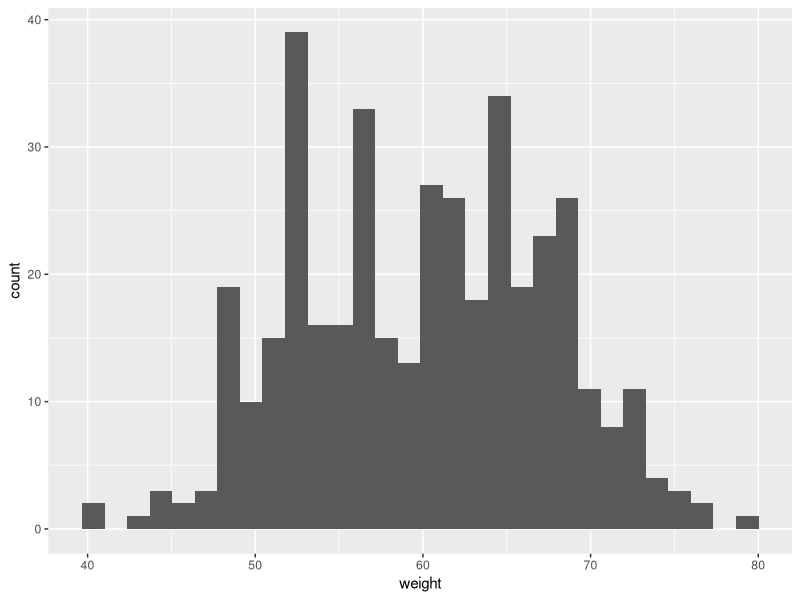
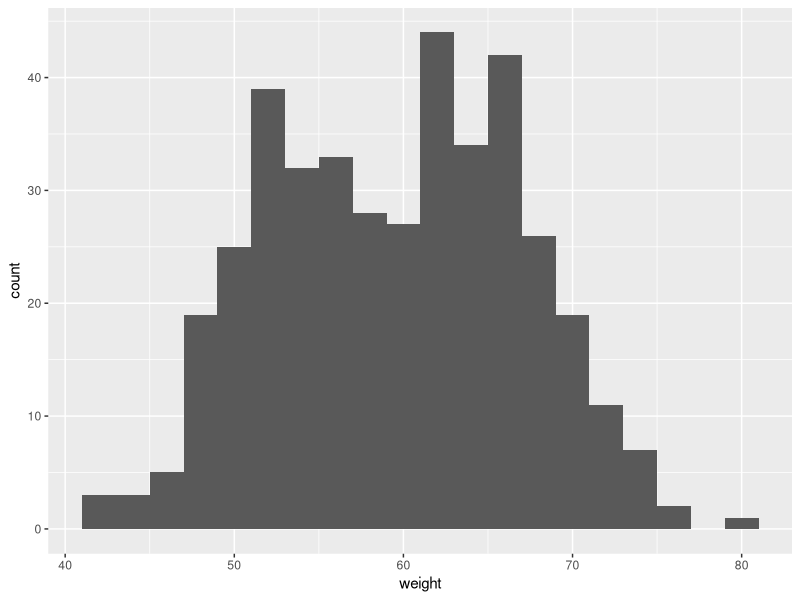
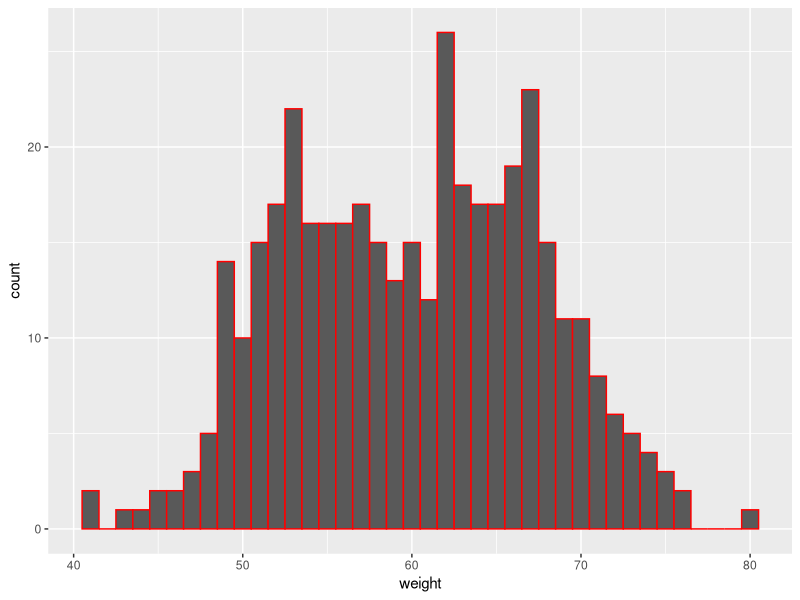
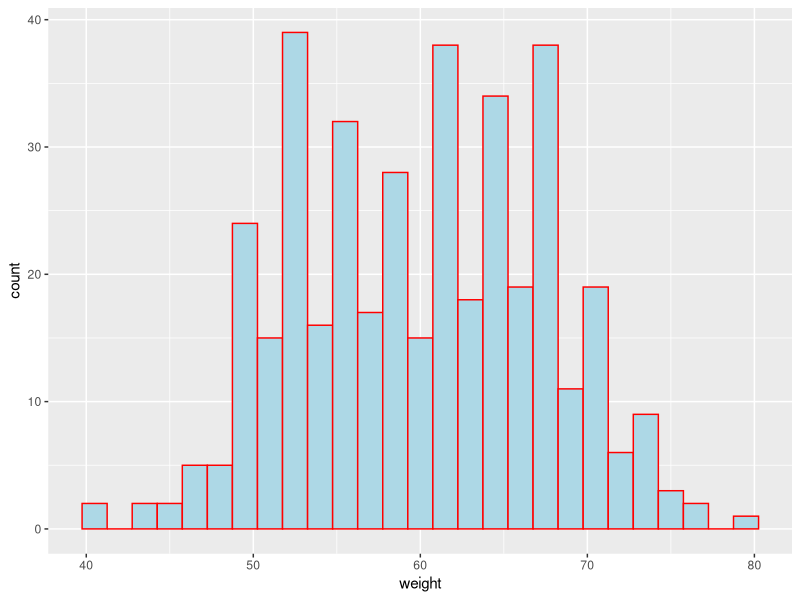
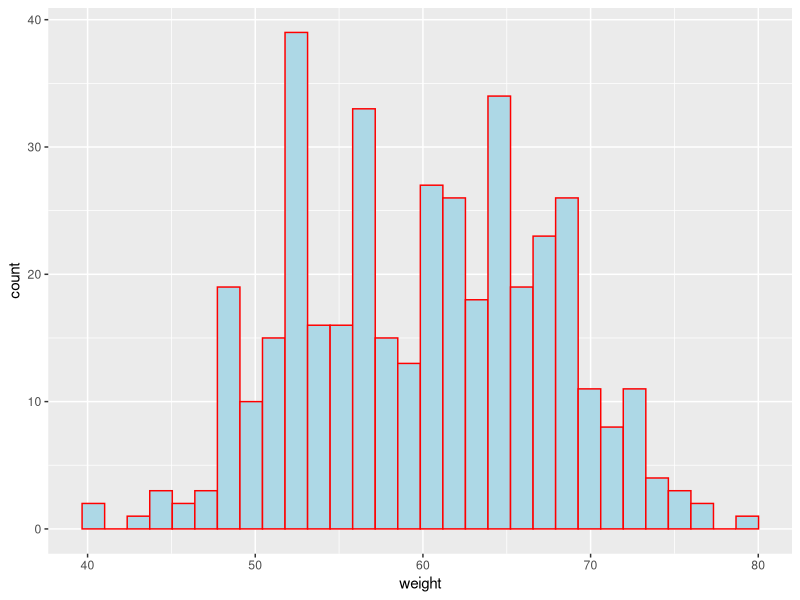
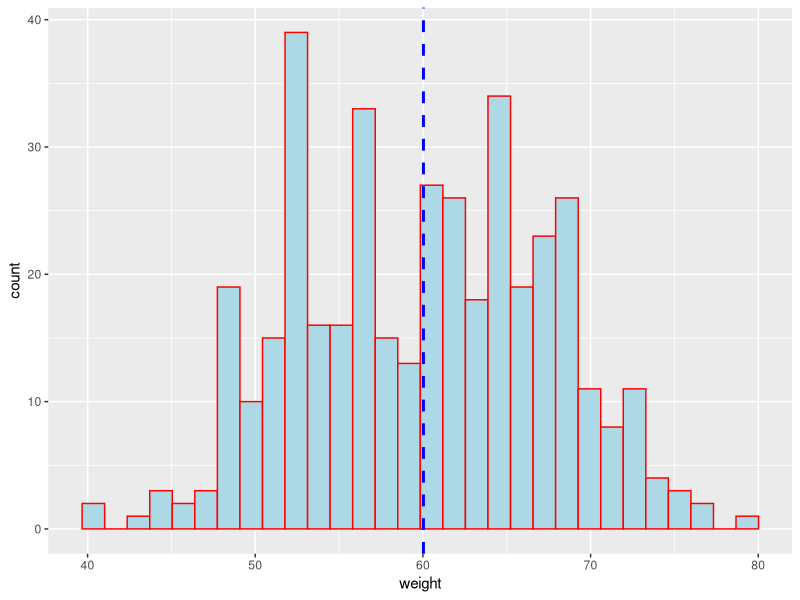
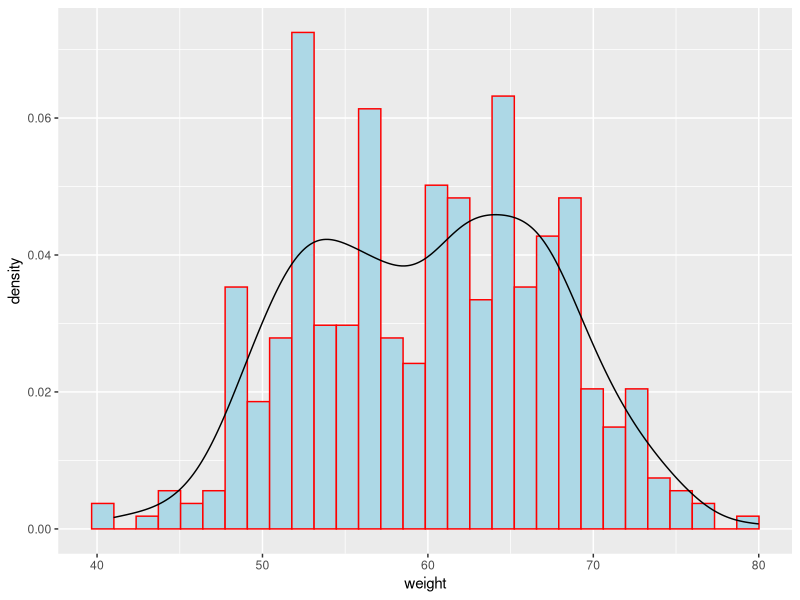
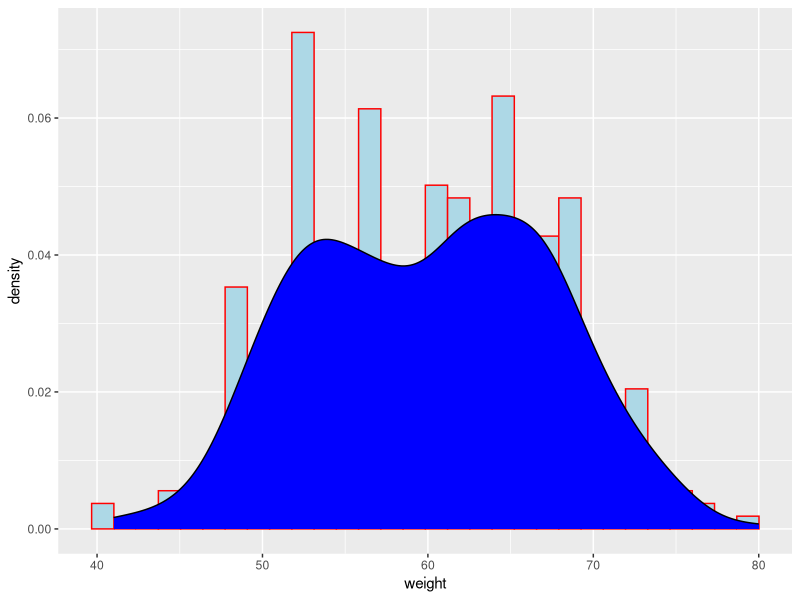

R code for these plots, in order:
# importing the dataset
dataset = read.csv("data.csv")
View(dataset)

# importing the library
library(ggplot2)

# Basic histogram using ggplot2
ggplot(dataset, aes(x = weight)) + 
  geom_histogram()

# Changing the width of bins
ggplot(dataset, aes(x = weight)) + 
  geom_histogram(binwidth = 2)

# Changing bar line colors
ggplot(dataset, aes(x = weight)) + 
  geom_histogram(binwidth = 1, color = "red")

# Changing bar fill colors
ggplot(dataset, aes(x = weight)) + 
  geom_histogram(binwidth = 1.5, color = "red", fill = "lightblue")

# Adding the mean line
myplot = ggplot(dataset, aes(x = weight)) + 
  geom_histogram(color = "red", fill = "lightblue")

myplot

myplot + geom_vline(aes(xintercept = mean(weight)), color = "blue", linetype = "dashed", size = 1)

# Histogram with density plot
ggplot(dataset, aes(x = weight)) + 
  geom_histogram(aes(y = after_stat(density)), color = "red", fill = "lightblue")+
  geom_density()
ggplot(dataset, aes(x = weight)) + 
  geom_histogram(aes(y = after_stat(density)), color = "red", fill = "lightblue")+
  geom_density(fill = "blue")

ggplot(dataset, aes(x = weight)) + 
  geom_histogram(aes(y = after_stat(density)), color = "red", fill = "lightblue")+
  geom_density(fill = "blue", alpha = 0.2)

# Changing line color and fill color
ggplot(dataset, aes(x = weight)) + 
  geom_histogram(aes(y = after_stat(density)), color = "red", fill = "lightblue")


